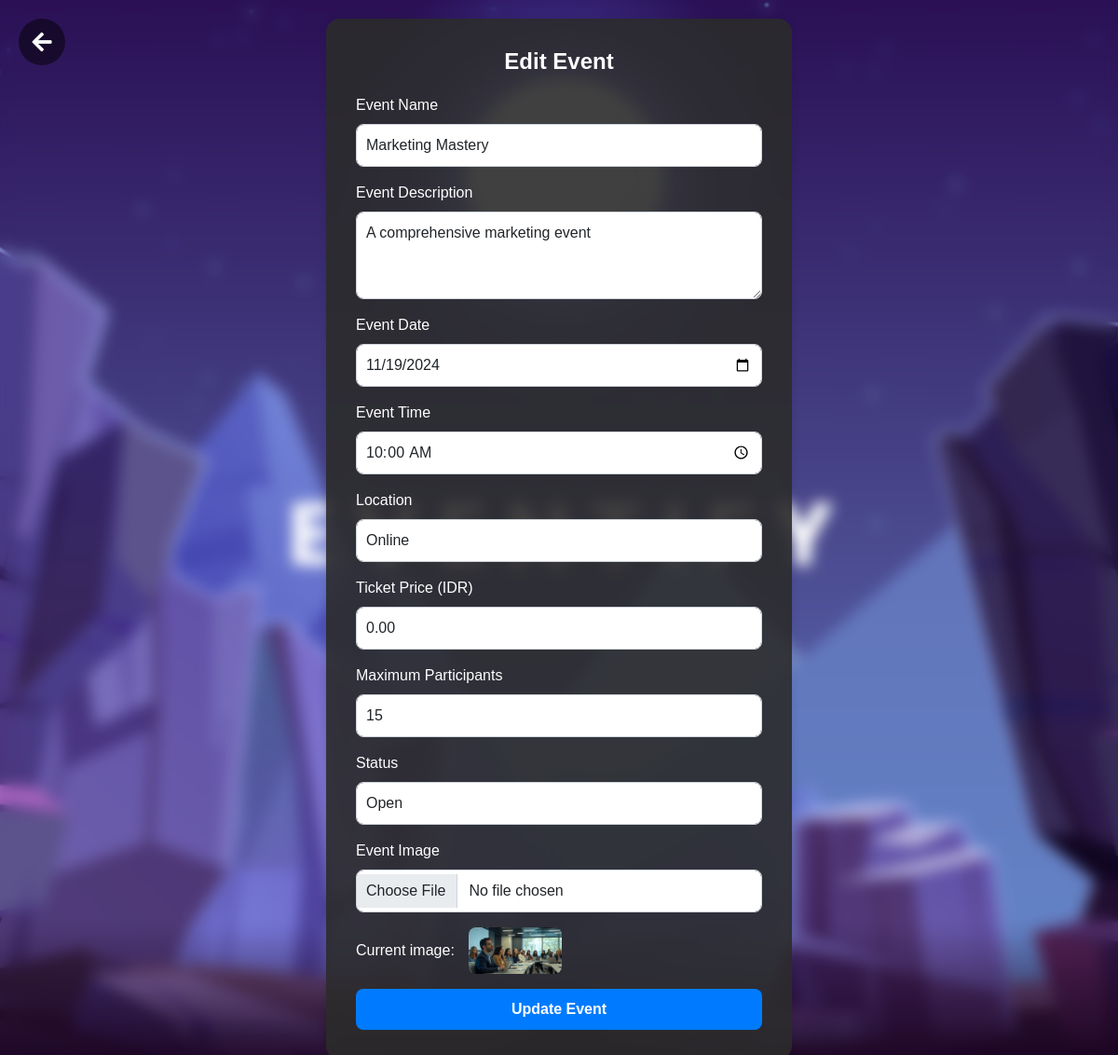
/edit_event.php?event_id=4 (signed in), run on the app's committed database.
### tables this page shows
CREATE TABLE `events` (
  `id` int(11) NOT NULL,
  `title` varchar(255) NOT NULL,
  `description` text DEFAULT NULL,
  `date` date DEFAULT NULL,
  `time` time DEFAULT NULL,
  `location` varchar(255) DEFAULT NULL,
  `price` decimal(10,2) DEFAULT NULL,
  `image` varchar(255) DEFAULT NULL,
  `max_participants` int(11) NOT NULL,
  `current_participants` int(11) DEFAULT 0,
  `status` varchar(50) NOT NULL DEFAULT 'Open',
  `total_tickets` int(11) DEFAULT NULL
);

### edit_event.php (the view, shortened to what this page needs)
<?php
include 'database.php';
$event_id = $_GET['event_id'];
$sql = "SELECT * FROM events WHERE id = ?";
$stmt = $conn->prepare($sql);
$stmt->bind_param("i", $event_id);
$stmt->execute();
$result = $stmt->get_result();
$event = $result->fetch_assoc();
?>
<!DOCTYPE html>
<html lang="en">
<head>
    <link href="https://cdn.jsdelivr.net/npm/bootstrap@5.1.3/dist/css/bootstrap.min.css" rel="stylesheet">
    <link rel="stylesheet" href="https://cdnjs.cloudflare.com/ajax/libs/font-awesome/5.15.3/css/all.min.css">
</head>
<body>
<a href="dashboard_admin.php" class="back-arrow">
    <i class="fas fa-arrow-left"></i>
</a>
<div class="container-wrap">
    <div class="edit-event-container">
        <h2>Edit Event</h2>
        <form action="edit_event.php?event_id=<?php echo $event_id; ?>" method="POST" enctype="multipart/form-data">
            <div class="mb-3">
                <label for="title" class="form-label">Event Name</label>
                <input type="text" class="form-control" id="title" name="title" value="<?php echo htmlspecialchars($event['title']); ?>" required>
            </div>
            <div class="mb-3">
                <label for="description" class="form-label">Event Description</label>
                <textarea class="form-control" id="description" name="description" rows="3" required><?php echo htmlspecialchars($event['description']); ?></textarea>
            </div>
            <div class="mb-3">
                <label for="date" class="form-label">Event Date</label>
                <input type="date" class="form-control" id="date" name="date" value="<?php echo $event['date']; ?>" required>
            </div>
            <div class="mb-3">
                <label for="time" class="form-label">Event Time</label>
                <input type="time" class="form-control" id="time" name="time" value="<?php echo $event['time']; ?>" required>
            </div>
            <div class="mb-3">
                <label for="location" class="form-label">Location</label>
                <input type="text" class="form-control" id="location" name="location" value="<?php echo htmlspecialchars($event['location']); ?>" required>
            </div>
            <div class="mb-3">
                <label for="price" class="form-label">Ticket Price (IDR)</label>
                <input type="number" class="form-control" id="price" name="price" value="<?php echo $event['price']; ?>" required>
            </div>
            <div class="mb-3">
                <label for="max_participants" class="form-label">Maximum Participants</label>
                <input type="number" class="form-control" id="max_participants" name="max_participants" value="<?php echo $event['max_participants']; ?>" required>
            </div>
            <div class="mb-3">
                <label for="status" class="form-label">Status</label>
                <select class="form-control" id="status" name="status" required>
                    <option value="Open" <?php echo ($event['status'] == 'Open') ? 'selected' : ''; ?>>Open</option>
                </select>
            </div>
            <div class="mb-3">
                <label for="image" class="form-label">Event Image</label>
                <input type="file" class="form-control" id="image" name="image">
                <div class="current-image">
                    <span>Current image:</span>
                    <img src="<?php echo $event['image']; ?>" alt="Event Image">
                </div>
            </div>
            <button type="submit" class="btn btn-primary">Update Event</button>
        </form>
    </div>
</div>
</body>
</html>

### edit_event.php (style rules this page uses)
body { min-height: 100vh; display: flex; justify-content: center; align-items: flex-start; font-family: 'Poppins', sans-serif; background: url('images/background_login.png') no-repeat center center fixed; background-size: cover; }
.container-wrap { width: 100%; min-height: 100vh; display: flex; justify-content: center; align-items: flex-start; padding-top: 20px; backdrop-filter: blur(8px); box-sizing: border-box; }
.edit-event-container { background-color: rgba(44, 44, 44, 0.9); padding: 2rem; border-radius: 15px; box-shadow: 0 0 10px rgba(0, 0, 0, 0.1); color: #fff; width: 500px; z-index: 1; position: relative; }
.edit-event-container h2 { font-size: 24px; font-weight: 600; margin-bottom: 20px; text-align: center; }
.edit-event-container label { font-weight: 500; }
.edit-event-container input, .edit-event-container select, .edit-event-container textarea { margin-bottom: 1rem; border-radius: 8px; width: 100%; padding: 10px; box-sizing: border-box; }
.edit-event-container .btn-primary { width: 100%; background-color: #007BFF; border: none; border-radius: 8px; padding: 10px; font-size: 16px; font-weight: 600; }
.current-image { display: flex; align-items: center; margin-bottom: 1rem; }
.current-image img { width: 100px; border-radius: 8px; margin-left: 15px; }
.back-arrow { position: absolute; top: 20px; left: 20px; display: flex; justify-content: center; align-items: center; width: 50px; height: 50px; background-color: rgba(0, 0, 0, 0.5); border-radius: 50%; cursor: pointer; z-index: 2; text-decoration: none; }
.back-arrow i { color: white; font-size: 24px; }

### data on the page
events: title "Marketing Mastery", description "A comprehensive marketing event", date "11/19/2024", time "10:00:00", location "Online", price "0.00", max_participants "15", image (picture)
